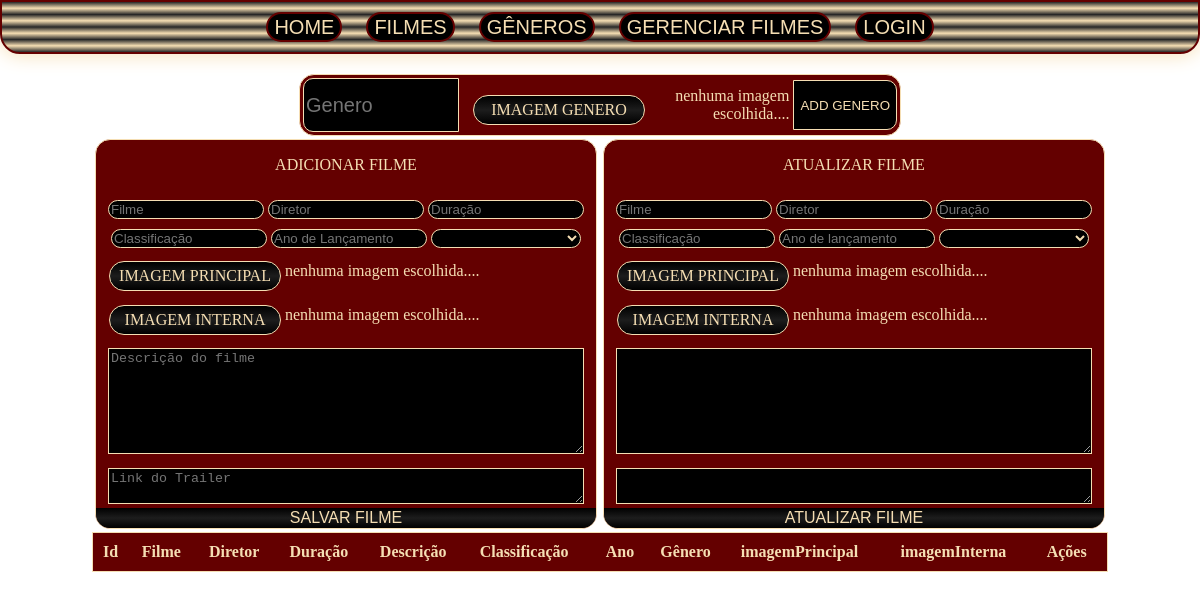
The page /addfilme.php on the database as committed earlier.
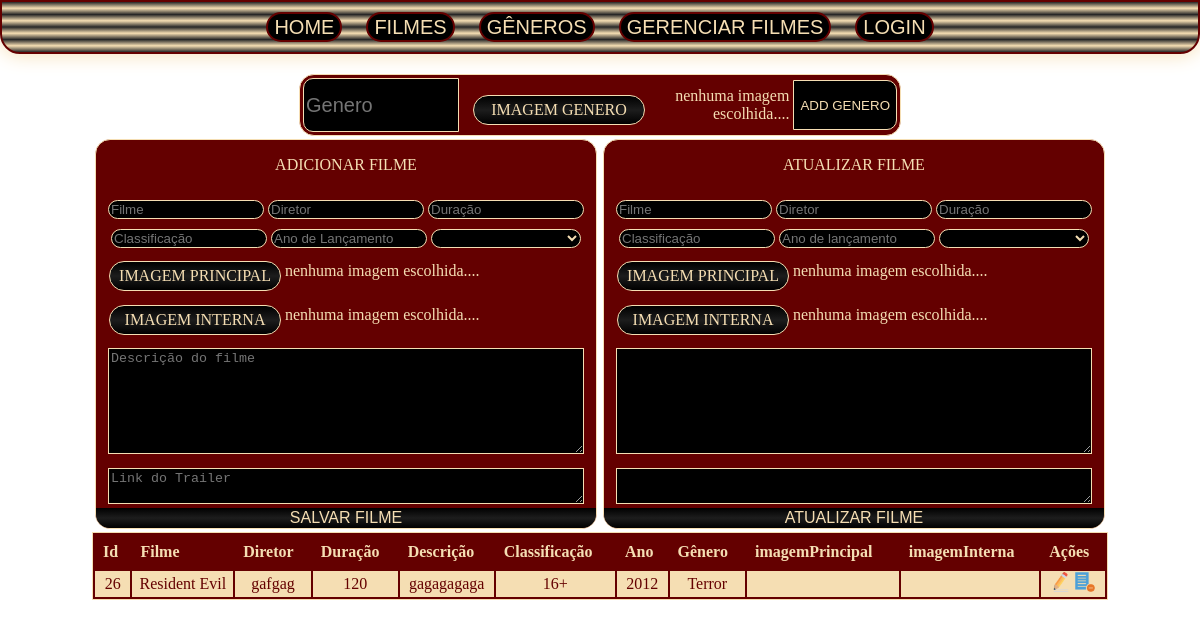
The same page on the database as committed later.
### tables this page shows
CREATE TABLE IF NOT EXISTS `tbfilmes` (
  `idFilmes` int NOT NULL AUTO_INCREMENT,
  `filme` varchar(100) DEFAULT NULL,
  `diretor` varchar(100) DEFAULT NULL,
  `duracao` varchar(100) DEFAULT NULL,
  `descricao` varchar(2000) DEFAULT NULL,
  `classificacao` varchar(100) DEFAULT NULL,
  `anoLancamento` varchar(100) DEFAULT NULL,
  `genero` varchar(20) DEFAULT NULL,
  `imagemPrincipal` varchar(1000) DEFAULT NULL,
  `imagemInterna` varchar(100) DEFAULT NULL,
  PRIMARY KEY (`idFilmes`),
  KEY `genero` (`genero`)
);

### addfilme.php (the view, shortened to what the changed rows need)
<?php include("elementos_da_pagina/cabecalho.php") ?>
<div class="conteudo">
    <div id="gerenciadorFilmes">
    <table class="tbExibicao">
        <thead>
            <tr>
                <th scope="col">Id</th>
                <th scope="col">Filme</th>
                <th scope="col">Diretor</th>
                <th scope="col">Duração</th>
                <th scope="col" >Descrição</th>
                <th scope="col">Classificação</th>
                <th scope="col" >Ano</th>
                <th scope="col">Gênero</th>
                <th scope="col">imagemPrincipal</th>
                <th scope="col">imagemInterna</th>
                <th scope="col">Ações</th>
            </tr>
        </thead>
        <tbody>
            <?php
                $stmt = $pdo->prepare("select * from tbfilmes");
                $stmt ->execute();
                while($row = $stmt ->fetch(PDO::FETCH_BOTH)){
                  echo "<tr class='celula'>";
                    echo "<td> $row[0] </td>";
                    echo "<td> $row[1] </td>";
                    echo "<td> $row[2] </td>";
                    echo "<td> $row[3] </td>";
                    echo "<td class='celulaDescricao'> $row[4] </td>";
                    echo "<td> $row[5] </td>";
                    echo "<td> $row[6] </td>";
                    echo "<td> $row[7] </td>";
                    echo "<td class='celulaImagem'> $row[8] </td>";
                    echo "<td class='celulaImagem'> $row[9] </td>";
                    echo "<td>
                            <a href='?idFilme=$row[0]&filme=$row[1]&diretor=$row[2]&duracao=$row[3]&descricao=$row[4]
                            &classificacao=$row[5]&ano=$row[6]&genero=$row[7]&imagemPrincipal=$row[8]&imagemInterna=$row[9]&trailer=$row[10]'>
                                <img src='img/icon/editar.png' style='width: 20px'>
                            </a>
                            <a href='filme-remover.php?id=$row[0]'>
                                <img src='img/icon/remover.png' style='width: 20px'>
                            </a>
                          </td>";
                  echo "</tr>";
                }
            ?>
        </tbody>
    </table>
    </div>
</div>
<?php include("elementos_da_pagina/rodape.php") ?>

Rows that differ between the two databases and show on the page:
added tbfilmes: idFilmes "26", filme "Resident Evil", diretor "gafgag", duracao "120", descricao "gagagagaga", classificacao "16+", anoLancamento "2012", genero "Terror"
